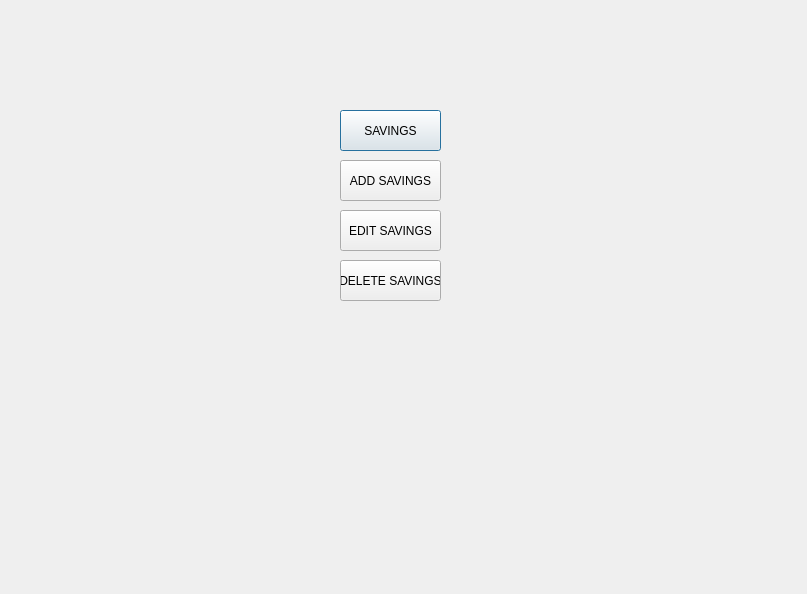
<?xml version="1.0" encoding="UTF-8"?>
<ui version="4.0">
 <class>Dialog3</class>
 <widget class="QDialog" name="Dialog3">
  <property name="geometry">
   <rect>
    <x>0</x>
    <y>0</y>
    <width>807</width>
    <height>594</height>
   </rect>
  </property>
  <property name="windowTitle">
   <string>Dialog</string>
  </property>
  <widget class="QPushButton" name="pushButton">
   <property name="geometry">
    <rect>
     <x>340</x>
     <y>110</y>
     <width>101</width>
     <height>41</height>
    </rect>
   </property>
   <property name="text">
    <string>SAVINGS</string>
   </property>
  </widget>
  <widget class="QPushButton" name="pushButton_2">
   <property name="geometry">
    <rect>
     <x>340</x>
     <y>160</y>
     <width>101</width>
     <height>41</height>
    </rect>
   </property>
   <property name="text">
    <string>ADD SAVINGS</string>
   </property>
  </widget>
  <widget class="QPushButton" name="pushButton_3">
   <property name="geometry">
    <rect>
     <x>340</x>
     <y>210</y>
     <width>101</width>
     <height>41</height>
    </rect>
   </property>
   <property name="text">
    <string>EDIT SAVINGS</string>
   </property>
  </widget>
  <widget class="QPushButton" name="pushButton_4">
   <property name="geometry">
    <rect>
     <x>340</x>
     <y>260</y>
     <width>101</width>
     <height>41</height>
    </rect>
   </property>
   <property name="text">
    <string>DELETE SAVINGS</string>
   </property>
  </widget>
 </widget>
 <resources/>
 <connections/>
</ui>
